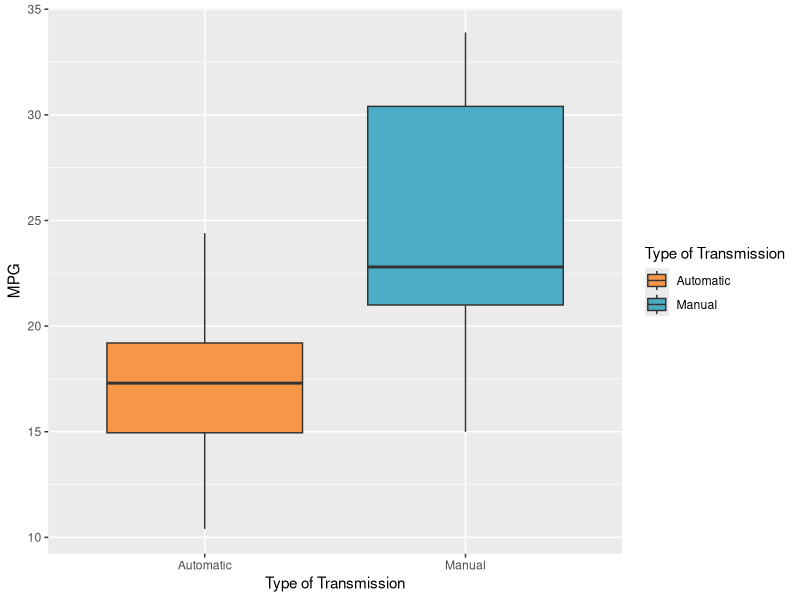
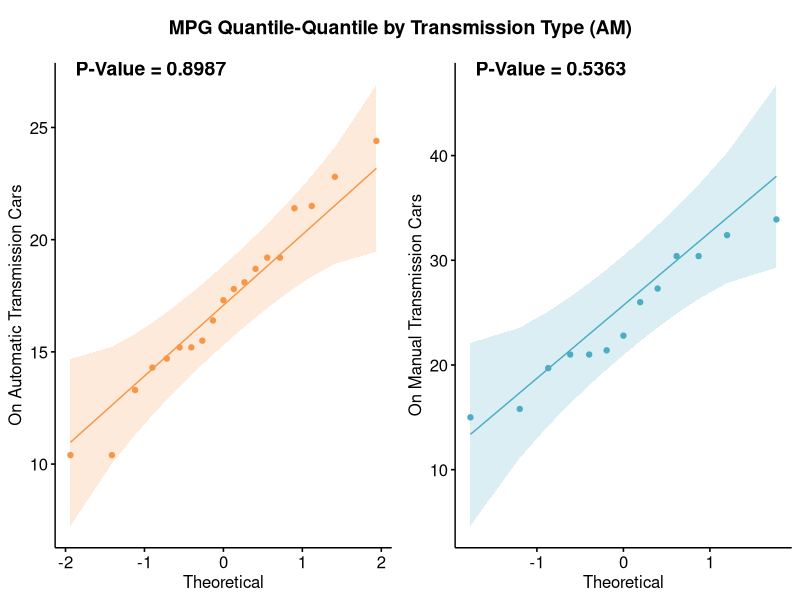
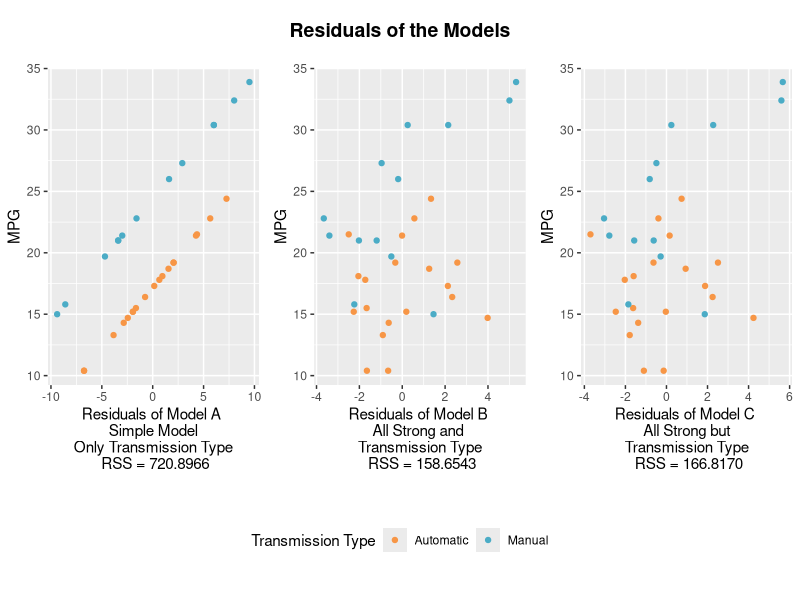

These figures' R source, in order:
## ---- chunk 1
options(scipen=999)         # make the number printer more readable
Sys.setenv(LANG = "en")     # show messages on english
Sys.setenv(LANGUAGE = "en") # show messages on english
rm(list=ls())               # remove other data from env, if any
set.seed(123)               # set a seed to ensure get always the same results
## ---- chunk 2
TRANSMISSION_AUTOMATIC       <- "Automatic"
TRANSMISSION_MANUAL          <- "Manual"
ENGINE_SHAPED                <- "V-shaped"
ENGINE_STRAIGHT              <- "Straight"
COLOR_TRANSMISSION_AUTOMATIC <- "#f79646" # light orange
COLOR_TRANSMISSION_MANUAL    <- "#4bacc6" # light blue
CONFIDENCE_INTERVAL          <- 0.95      # 95%
## ---- chunk 3
# loading required libraries
library('knitr')
library('ggplot2')
library('doParallel')
library('e1071')
library('gridExtra')
library('cowplot')
library('kableExtra')
library('ggpubr')
library('plyr')
library('stringr')

registerDoParallel(cores=4)
## ---- chunk 4
setNumberPrecision <- function(x, k) trimws(format(round(x, k), nsmall=k))
getResidualSquaredError <- function(model) sum(model$residuals^2)
tidyPrint <- function(data) {
  content <- paste0(data,collapse = "\n\n")
  content <- str_replace_all(content,"\\t","    ")
  content <- str_replace_all(content,"\\ ","\\\\ ")
  content <- str_replace_all(content,"\\$","\\\\$")
  content <- str_replace_all(content,"\\*","\\\\*")
  content <- str_replace_all(content,":",": ")
  return(paste("<code>",content,"</code>\n"))
}

fieldDescription <- list()
fieldDescription[["mpg"]]  <- "Miles/(US) gallon"                                # mpg
fieldDescription[["cyl"]]  <- "Number of cylinders"                              # cyl
fieldDescription[["disp"]] <- "Displacement (cu.in.)"                            # disp
fieldDescription[["hp"]]   <- "Gross horsepower"                                 # hp
fieldDescription[["drat"]] <- "Rear axle ratio"                                  # drat
fieldDescription[["wt"]]   <- "Weight (1000 lbs)"                                # wt
fieldDescription[["qsec"]] <- "1/4 mile time"                                    # qsec
fieldDescription[["vs"]]   <- "Type of Engine (0 = V-shaped  1 = straight)"      # vs - factor
fieldDescription[["am"]]   <- "Type of Transmission (0 = automatic  1 = manual)" # am - factor
fieldDescription[["gear"]] <- "Number of forward gears"                          # gear
fieldDescription[["carb"]] <- "Number of carburetors"                            # carb
percentOfNAFields <- c()
size <- length(mtcars)
for( field in names(mtcars)) {
  percentOfNA <- ( (length(mtcars[is.na(field)])) / size )
  percentOfNAFields[length(percentOfNAFields)+1] <- paste(percentOfNA,"%")
}
dataDescription = data.frame(
  field = names(mtcars),
  description = unlist(fieldDescription,use.names=FALSE),
  "percent of Null" = percentOfNAFields
)
## ---- chunk 5
mtcars$vs <- as.factor(mtcars$vs)
levels(mtcars$vs) <- c(ENGINE_SHAPED, ENGINE_STRAIGHT)
mtcars$am  <- as.factor(mtcars$am)
levels(mtcars$am) <- c(TRANSMISSION_AUTOMATIC, TRANSMISSION_MANUAL)

mtCarsCorDummies <- mtcars[,!(colnames(mtcars) %in% c("am" , "vs"))]
mtCarsCorDummies$am <- ifelse(mtcars$am == TRANSMISSION_MANUAL,1,0)
mtCarsCorDummies$vs <- ifelse(mtcars$vs == ENGINE_STRAIGHT,1,0)
## ---- chunk 6
automaticCars <- mtcars[mtcars$am == TRANSMISSION_AUTOMATIC,]
manualCars    <- mtcars[mtcars$am == TRANSMISSION_MANUAL,]

meanOfAutomatic <- mean(mtcars$mpg[mtcars$am == "Automatic"])
meanOfManual    <- mean(mtcars$mpg[mtcars$am == "Manual"])

plotBoxPlot <- ggplot(mtcars, aes(x=am, y=mpg,fill=am)) +
  geom_boxplot() +
  ylab("MPG") +
  xlab("Type of Transmission") +
  scale_fill_manual(values=c(COLOR_TRANSMISSION_AUTOMATIC, COLOR_TRANSMISSION_MANUAL)) +
  guides(fill=guide_legend(title="Type of Transmission"))
  stat_summary(fun.y=mean, geom="point", shape=23, size=4)
## ---- chunk 7
shapiroResultAutomaticCars <- shapiro.test(automaticCars$mpg)
shapiroResultManualCars <- shapiro.test(manualCars$mpg)

plotMpgDistributionCurve <- ggqqplot(automaticCars$mpg, color=COLOR_TRANSMISSION_AUTOMATIC) + labs(y = "On Automatic Transmission Cars")

plotAmDistributionCurve  <- ggqqplot(manualCars$mpg, color=COLOR_TRANSMISSION_MANUAL)  + labs(y = "On Manual Transmission Cars")
plotSideBySide <- plot_grid(
  plotMpgDistributionCurve,
  plotAmDistributionCurve,
  labels=c(
    paste0('P-Value = ',setNumberPrecision(shapiroResultAutomaticCars$p.value,4)),
    paste0('P-Value = ',setNumberPrecision(shapiroResultManualCars$p.value,4))
  ),
  ncol = 2
)
# now add the title
title <- ggdraw() +
  draw_label("MPG Quantile-Quantile by Transmission Type (AM)", fontface = 'bold')
## ---- chunk 8
describeModels <- data.frame(
  model = c(
    "Model A",
    "Model B",
    "Model C",
    "Model D",
    "Model E"
  ),
  expectedOutcome = c(
    "MPG",
    "MPG",
    "MPG",
    "Transmission Type",
    "Residuals of Model B"
  ),
  predictors = c(
    "Just the Transmission Type",
    "Fields strong correlated with the MPG, including Transmission Type",
    "Fields strong correlated with the MPG, except Transmission Type",
    "Fields strong correlated with the Transmission Type, except MPG",
    "Just the Transmission Type"
  )
)
## ---- chunk 9
modelAAmOnly         <- lm(mpg ~ am , data=mtCarsCorDummies)
modelBStrongFields   <- lm(mpg ~  wt + cyl + disp + hp + drat + vs + am, data=mtCarsCorDummies )
modelCStrongNoAm     <- lm(mpg ~  wt + cyl + disp + hp + drat + vs, data=mtCarsCorDummies)
modelDPRedictAm      <- lm(am  ~  wt + cyl + disp + hp + drat + vs, data=mtCarsCorDummies)

rssA <- getResidualSquaredError(modelAAmOnly)
rssB <- getResidualSquaredError(modelBStrongFields)
rssC <- getResidualSquaredError(modelCStrongNoAm)
rssD <- getResidualSquaredError(modelDPRedictAm)

dfResiduals <- data.frame(
  residual = modelCStrongNoAm$residuals,
  am = mtCarsCorDummies$am
)
modelResidualOfB <- lm(residual ~ am,dfResiduals)

## ---- chunk 10
# model using all the strong correlated fields
coefStrong <- as.data.frame(t(modelBStrongFields$coefficients))
coefStrong$RSS <- getResidualSquaredError(modelBStrongFields)

# model using all strong correlated fields except am
coefStrongButAm <- as.data.frame(t(modelCStrongNoAm$coefficients))
coefStrongButAm$RSS <- getResidualSquaredError(modelCStrongNoAm)

# model using only am
coefAm <- as.data.frame(t(modelAAmOnly$coefficients))
coefAm$RSS <- getResidualSquaredError(modelAAmOnly)

coefPredictAm <- as.data.frame(t(modelDPRedictAm$coefficients))
coefPredictAm$RSS <- getResidualSquaredError(modelDPRedictAm)

coefsAndResidual <- rbind.fill(
  coefAm,
  coefStrong,
  coefStrongButAm,
  coefPredictAm
)
coefsAndResidual$model <- describeModels$model[1:4]
coefsAndResidual$predictors <- describeModels$predictors[1:4]
coefsAndResidual <- coefsAndResidual[
  c("model","am","wt","vs","cyl","drat","hp","disp","RSS")
]
## ---- chunk 11
residCof <- as.data.frame(modelResidualOfB$coefficients)
residCof$RSS <- getResidualSquaredError(modelResidualOfB)
## ---- chunk 12
confitModelA <- confint(modelAAmOnly,"am",level=CONFIDENCE_INTERVAL)
## ---- chunk 13
confitStrongCoef <- confint(modelBStrongFields,"am",level=CONFIDENCE_INTERVAL)
## ---- chunk 14
confitResidual <- confint(modelResidualOfB,"am",level=CONFIDENCE_INTERVAL)
cat(knitr::kable(confitResidual) %>%
    kable_styling(bootstrap_options = "striped", full_width = F, position = "center"))
## ---- chunk 15

plotColors <-scale_color_manual(
  labels = c(TRANSMISSION_AUTOMATIC, TRANSMISSION_MANUAL),
  values = c(COLOR_TRANSMISSION_AUTOMATIC, COLOR_TRANSMISSION_MANUAL)
)

  # plot A
plotResidualsA <- qplot(modelAAmOnly$residuals, mtcars$mpg, colour = factor(mtcars$am)) +
  labs(
    x = paste0(
      "Residuals of Model A \n Simple Model \n Only Transmission Type \n RSS = ", 
      setNumberPrecision(rssA,4)
    ), 
    y = "MPG", 
    color="Transmission Type"
  )  + theme(legend.position="none") + plotColors
  

# plot B
plotResidualsB <- qplot(modelBStrongFields$residuals, mtcars$mpg, colour = factor(mtcars$am)) + 
  labs(
    x = paste0(
      "Residuals of Model B \n All Strong and  \n Transmission Type \n RSS = ", 
      setNumberPrecision(rssB,4)
    ), 
    y = "MPG", color="Transmission Type"
  ) + theme(legend.position="none") + plotColors

# plot C
plotResidualsC <- qplot(modelCStrongNoAm$residuals, mtcars$mpg, colour = factor(mtcars$am)) +
  labs(
    x = paste0(
      "Residuals of Model C \n All Strong but \n Transmission Type \n RSS = ", 
      setNumberPrecision(rssC,4) 
    ), 
    y = "MPG", 
    color="Transmission Type"
  ) + theme(legend.position="none") + plotColors

plotResidualsGrid <- plot_grid(
  plotResidualsA,
  plotResidualsB,
  plotResidualsC,
  ncol = 3
)
# add the title
titleResiduals <- ggdraw() + draw_label("Residuals of the Models", fontface = 'bold')
# create the legend
legendResiduals <- get_legend( plotResidualsA +  guides(fill=guide_legend(title="Transmission Type")) + theme(legend.position="bottom") )
# combine in the final grid
finalGrid <- plot_grid(titleResiduals, plotResidualsGrid, legendResiduals, ncol = 1, rel_heights = c(0.1, 0.7, 0.2))
## ---- chunk 16
anovaResult <- anova(modelResidualOfB)
## ---- chunk 17
cat(knitr::kable(describeModels) %>%
    kable_styling(bootstrap_options = "striped", full_width = F, position = "center"))
## ---- chunk 18
cat(knitr::kable(coefsAndResidual,digits = 4) %>%
    kable_styling(bootstrap_options = "striped", full_width = F, position = "center"))
## ---- chunk 19
cat(knitr::kable(residCof) %>%
    kable_styling(bootstrap_options = "striped", full_width = F, position = "center"))
## ---- chunk 20
cat(knitr::kable(confitModelA) %>%
    kable_styling(bootstrap_options = "striped", full_width = F, position = "center"))
## ---- chunk 21
cat(knitr::kable(confitStrongCoef) %>%
    kable_styling(bootstrap_options = "striped", full_width = F, position = "center"))
## ---- chunk 22
cat(knitr::kable(confitResidual) %>%
    kable_styling(bootstrap_options = "striped", full_width = F, position = "center"))
## ---- chunk 23
cat(knitr::kable(dataDescription) %>%
    kable_styling(bootstrap_options = "striped", full_width = F, position = "center"))
## ---- chunk 24
plotBoxPlot
## ---- chunk 25
plot_grid(title, plotSideBySide, ncol = 1, rel_heights = c(0.1, 1))
## ---- chunk 26
finalGrid
